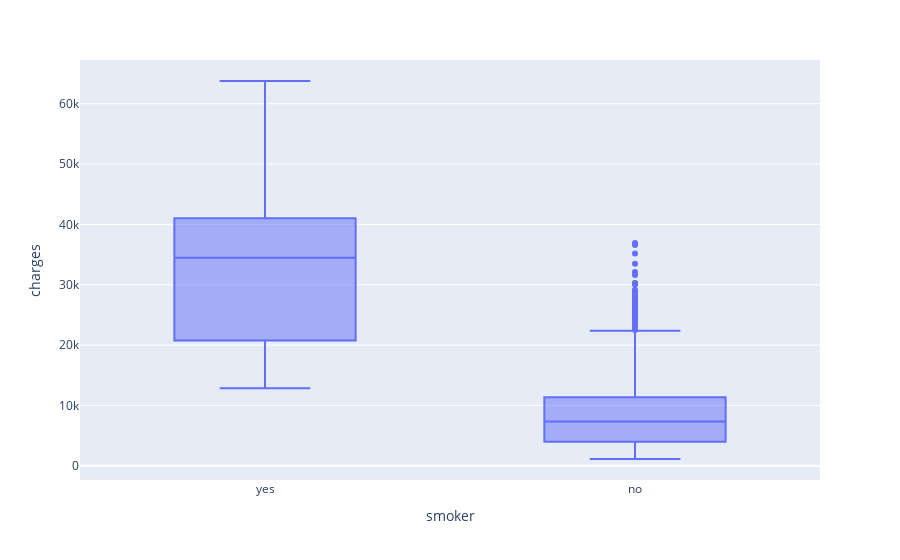

Write notebook code for a chart like this one.
### Code cell
# charges según fumadores
fig = px.box(df_raw, x="smoker", y="charges")
fig.show()

### Figure 1 — Plotly figure (JSON) as saved in the notebook; plotly's stock layout.template omitted (floating-point values rounded to 4 significant figures; data arrays with more than 128 entries replaced by an {"elided": "..."} marker saying what was removed)
{"data": [{"alignmentgroup": "True", "hovertemplate": "smoker=%{x}<br>charges=%{y}<extra></extra>", "legendgroup": "", "marker": {"color": "#636efa"}, "name": "", "notched": false, "offsetgroup": "", "orientation": "v", "showlegend": false, "type": "box", "x": {"elided": "1337 str values"}, "x0": " ", "xaxis": "x", "y": {"elided": "1337 float values"}, "y0": " ", "yaxis": "y"}], "layout": {"boxmode": "group", "legend": {"tracegroupgap": 0}, "margin": {"t": 60}, "xaxis": {"anchor": "y", "domain": [0, 1], "title": {"text": "smoker"}}, "yaxis": {"anchor": "x", "domain": [0, 1], "title": {"text": "charges"}}}}
